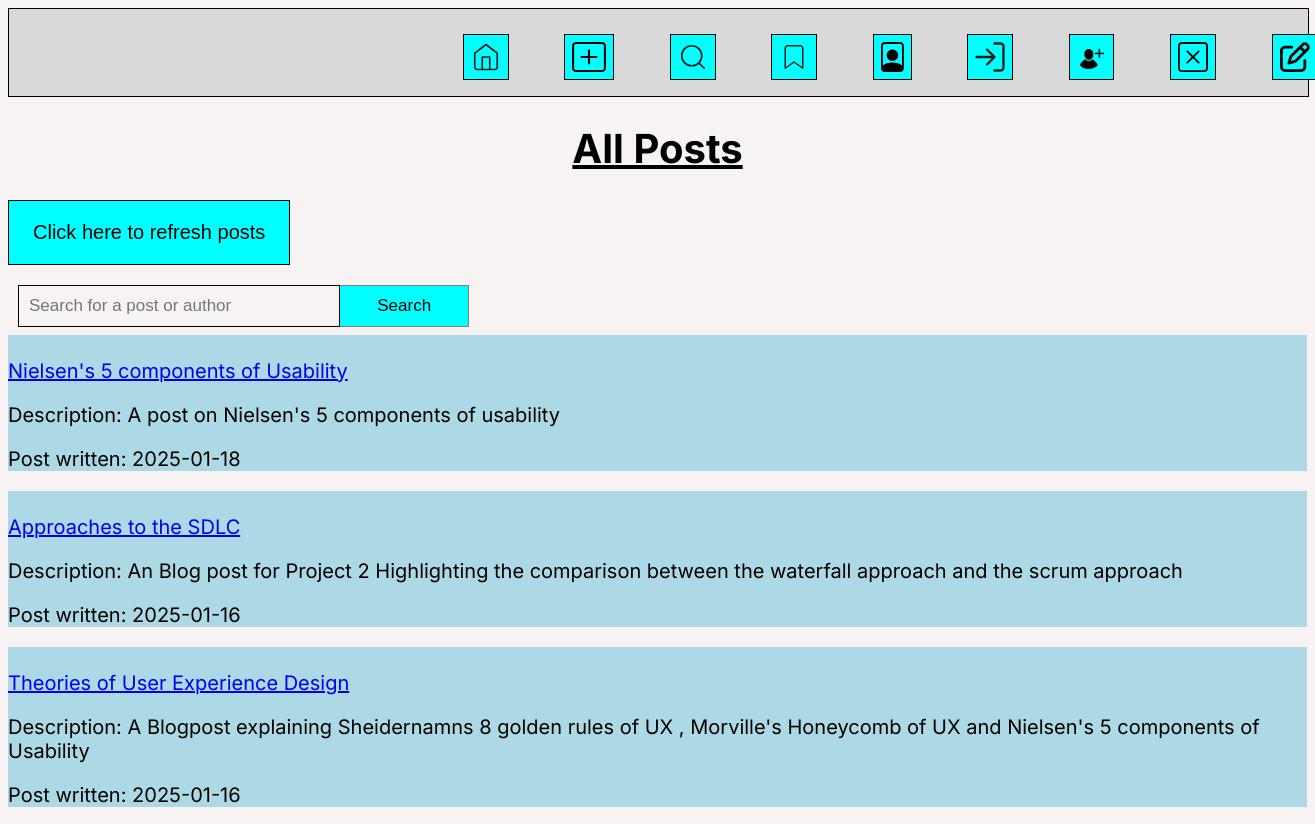
The page /list_posts.php (upper part) on the database as committed earlier.
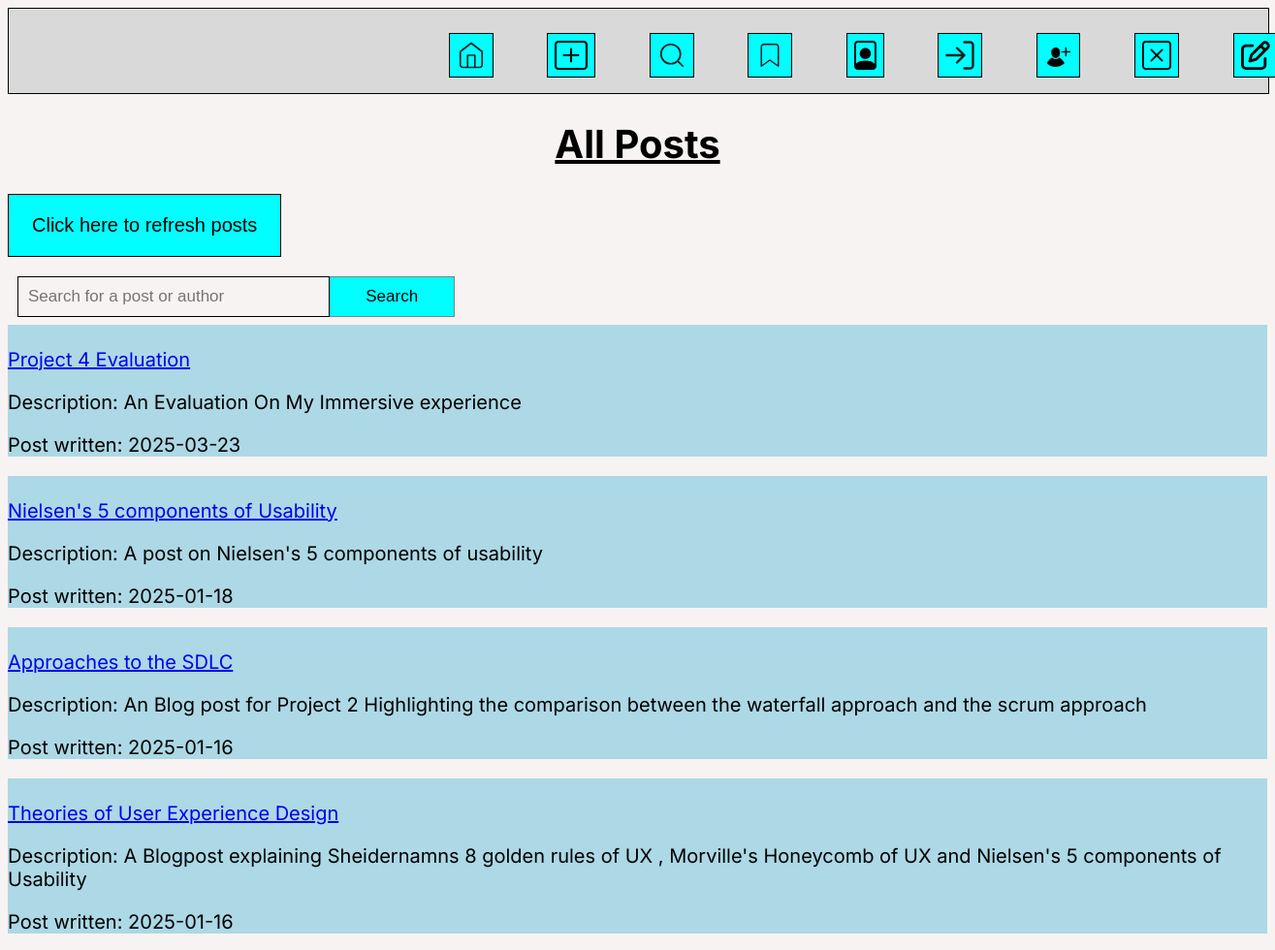
The same page on the database as committed later.
### tables this page shows
CREATE TABLE `posts` (
  `id` int(12) UNSIGNED NOT NULL,
  `title` varchar(255) NOT NULL,
  `description` varchar(255) NOT NULL,
  `post_txt` mediumtext NOT NULL,
  `picture` blob NOT NULL,
  `created` date NOT NULL DEFAULT current_timestamp()
);

### list_posts.php (the view, shortened to what this page needs)
<?php
include 'connectdb.php';
$posts = [];
if (empty($posts)) {
    $stmt = $conn->prepare("SELECT * FROM posts ORDER BY created DESC");
    $stmt->execute();
    $result = $stmt->get_result();
    while ($row = $result->fetch_assoc()) {
        $posts[] = $row;
    }
}
?>
<!DOCTYPE html>
<html lang="en">
<head>
    <link href="list_posts.css" rel="stylesheet">
</head>
<body>
<nav class="Header">
        <a class="icon" class="icon" href="index.php">
            <img src="Home.svg">
            </a>
            <a class="icon" href="new_post_form.php">
            <img src="create_post.svg">
            </a>
            <a class="icon" href="list_posts.php">
            <img src="Search.svg">
        <a class="icon" href="bookmarked_posts.php">
        <img src="Bookmark.svg">
        </a>
            <a class="icon" href="view_profile.php">
            <img src="Account.svg">
            </a>
            </a>
            <a class="icon" href="login.php">
            <img src="login.svg">
            </a>
            <a class="icon" href="signup.php">
            <img src="signup.svg">
            </a>
            <a class="icon" href="delete_profile.php">
        <img src="delete_profile.svg">
        </a>
        <a class="icon" href="feedback.php">
        <img src="feedback.svg">
        </a>
        </nav>
    <h1 class="title"><b><u>All Posts</u></b></h1>
    <div class="refresh">
        <button> <a href="list_posts.php"> Click here to refresh posts</a></button>
    </div>
    <div class="search-button">
        <form method='POST'>
            <input type="text" placeholder="Search for a post or author" name="search">
            <button name="submit">Search</button>
        </form>
    </div>
    <div class="posts-container">
        <?php
        if (!empty($posts)) {
            foreach ($posts as $row) {
                echo '<section class="postCard">';
                echo '<p><a href="retrieve_post.php?id=' . htmlspecialchars($row['id']) . '">' . '<br>', htmlspecialchars($row['title']) . '</a></p>';
                echo '<p>Description: ' . htmlspecialchars($row['description']) . '</p>';
                echo '<p>Post written: ' . htmlspecialchars($row['created']) . '</p>';
                echo '</section>';
            }
        } else {
            echo "<p>No posts found.</p>";
        }
        ?>
    </div>
</body>
</html>

### list_posts.css (style rules this page uses)
body { background-color: #F8F3F3; font-family: "Inter", sans-serif; font-size: 20px; }
nav { width: 100%; margin: auto; height: 87px; display: inline-block; background-color: #D9D9D9; border: 1px solid #000; }
.icon { text-decoration: none; position: relative; left: 33%; }
.icon img { border: #000 thin solid; padding: 7px; height: 30px; background-color: aqua; margin: 25px; }
.title { text-align: center; }
.refresh button { border: #000 thin solid; padding: 20px 24px; background-color: aqua; text-decoration: none; cursor: pointer; font-size: 20px; text-align: center; }
.refresh a { text-decoration: none; color: black; }
input { box-sizing: border-box; float: left; width: 25%; padding: 10px; background: transparent; color: black; font-size: 17px; border: 1px solid black; cursor: pointer; }
form button { background: aqua; float: left; width: 10%; padding: 10px; color: black; font-size: 17px; border: 1px solid grey; border-left: none; cursor: pointer; }
.search-button { text-decoration: none; padding-left: 10px; padding-bottom: 30px; }
section.postCard { background-color: lightblue; display: block; }

Rows that differ between the two databases and show on the page:
added posts: title "Project 4 Evaluation", description "An Evaluation On My Immersive experience", created "2025-03-23"
